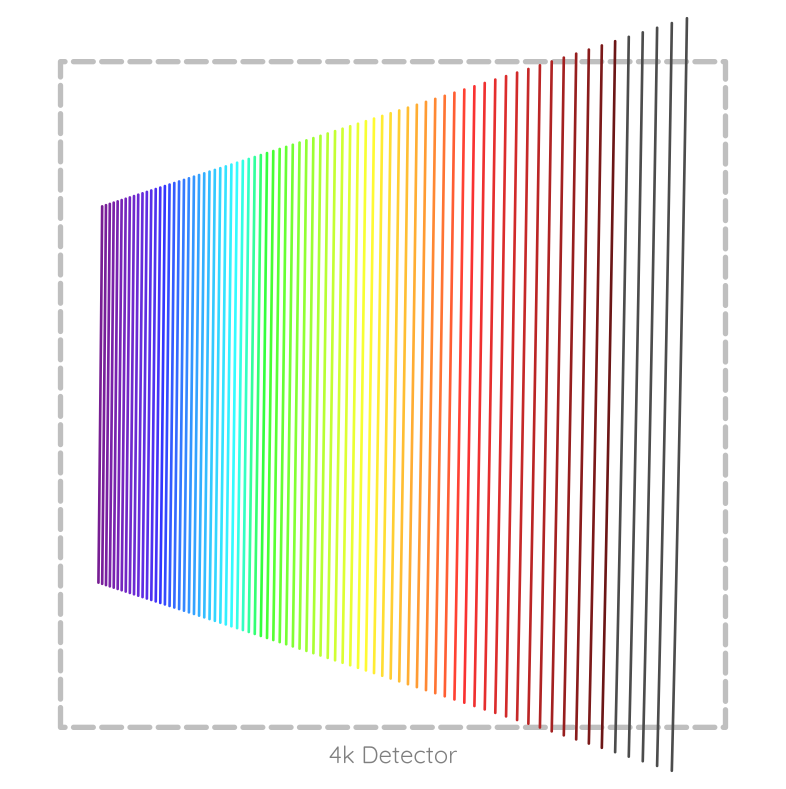

Here is the Python script that generated this plot:
import numpy as np
from astropy import units as u
from matplotlib import pyplot as plt

from curved_air.detectors import Detector
from curved_air.instruments.echelle import EchelleSpectrograph
from curved_air.optics.dispersers import EchelleGrating, SimpleGrating
from curved_air.plotting import plot_style, wavelength_to_rgb

plt.style.use(plot_style)

MIN_WL = 400 * u.nm
MAX_WL = 800 * u.nm

simple_echelle = EchelleSpectrograph(
    name="Simple echelle",
    grating=EchelleGrating(
        name="Echelle",
        groove_frequency=31.6 / u.mm,
        blaze_angle=76 * u.deg,
        gamma_angle=0.5 * u.deg,
        min_wl=MIN_WL,
        max_wl=MAX_WL,
    ),
    cross_disperser=SimpleGrating(
        name="Cross-disperser",
        groove_frequency=200 / u.mm,
        min_wl=MIN_WL,
        max_wl=MAX_WL,
    ),
    detector=Detector(
        name="4k Detector",
        pixel_size=9 * u.um,
        nx=4096,
        ny=4096,
    ),
    min_wl=MIN_WL,
    max_wl=MAX_WL,
    collimator_focal_length=800 * u.mm,
    camera_focal_length=400 * u.mm,
    slit_width=50 * u.um,
    slit_length=200 * u.um,
    slit_native_focal_ratio=4,
)
simple_echelle.print_parameters()

fig = plt.figure()
ax = fig.gca()

simple_echelle.plot_detector_edge(ax=ax)

for m in simple_echelle.spectral_orders:
    wls = simple_echelle.order_wavelengths(m=m)
    xs, ys = np.transpose(simple_echelle.image_plane_position(m=m, wavelength=wls))
    ax.plot(xs, ys, color=wavelength_to_rgb(wls[0]))


ax.set_xlim(
    -simple_echelle.detector.size[0].to(u.mm).value / 2 - 5,
    simple_echelle.detector.size[0].to(u.mm).value / 2 + 5,
)
ax.set_ylim(
    -simple_echelle.detector.size[1].to(u.mm).value / 2 - 5,
    simple_echelle.detector.size[1].to(u.mm).value / 2 + 5,
)
ax.set_aspect("equal")
ax.axis("off")

plt.show()
